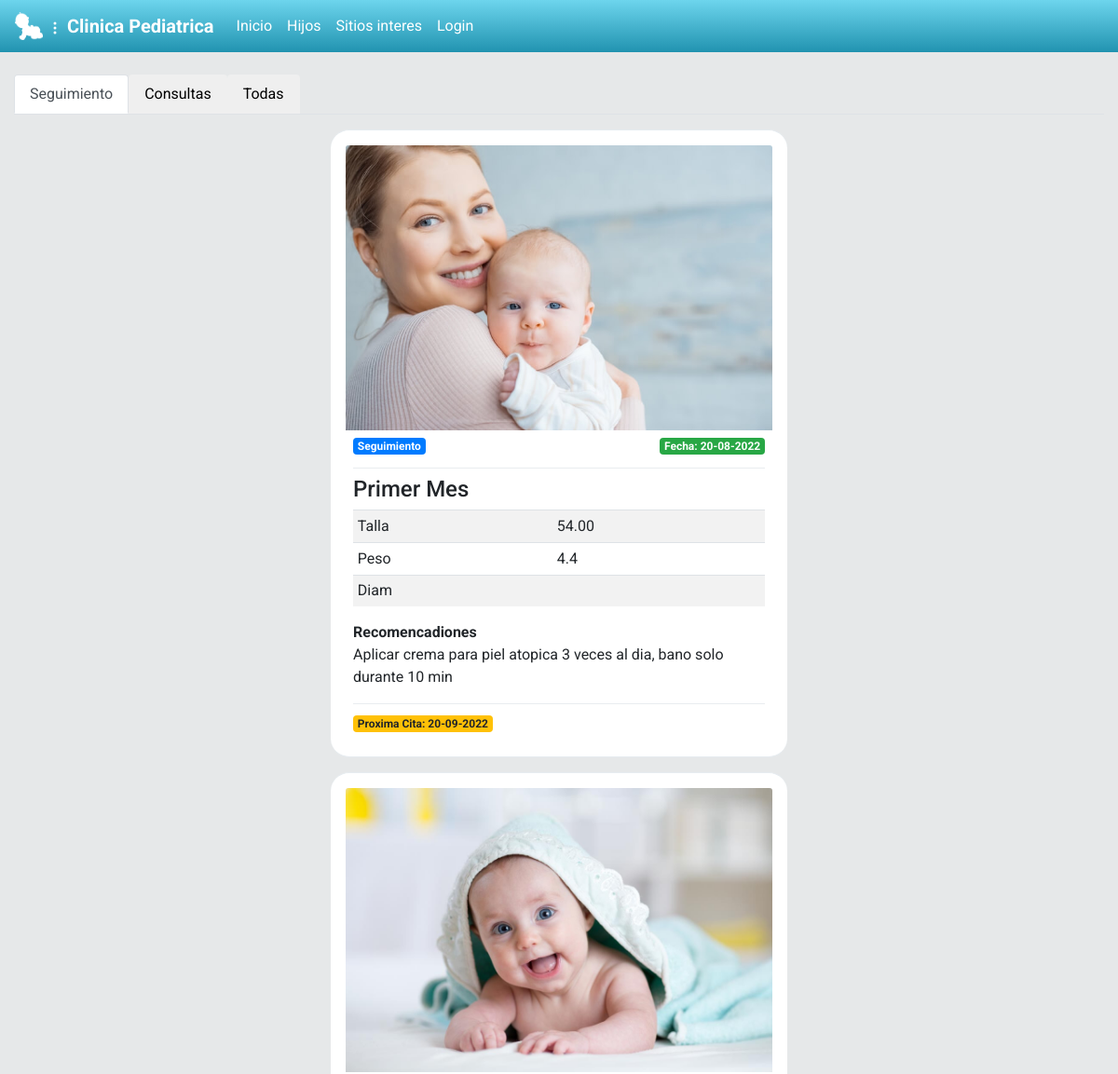
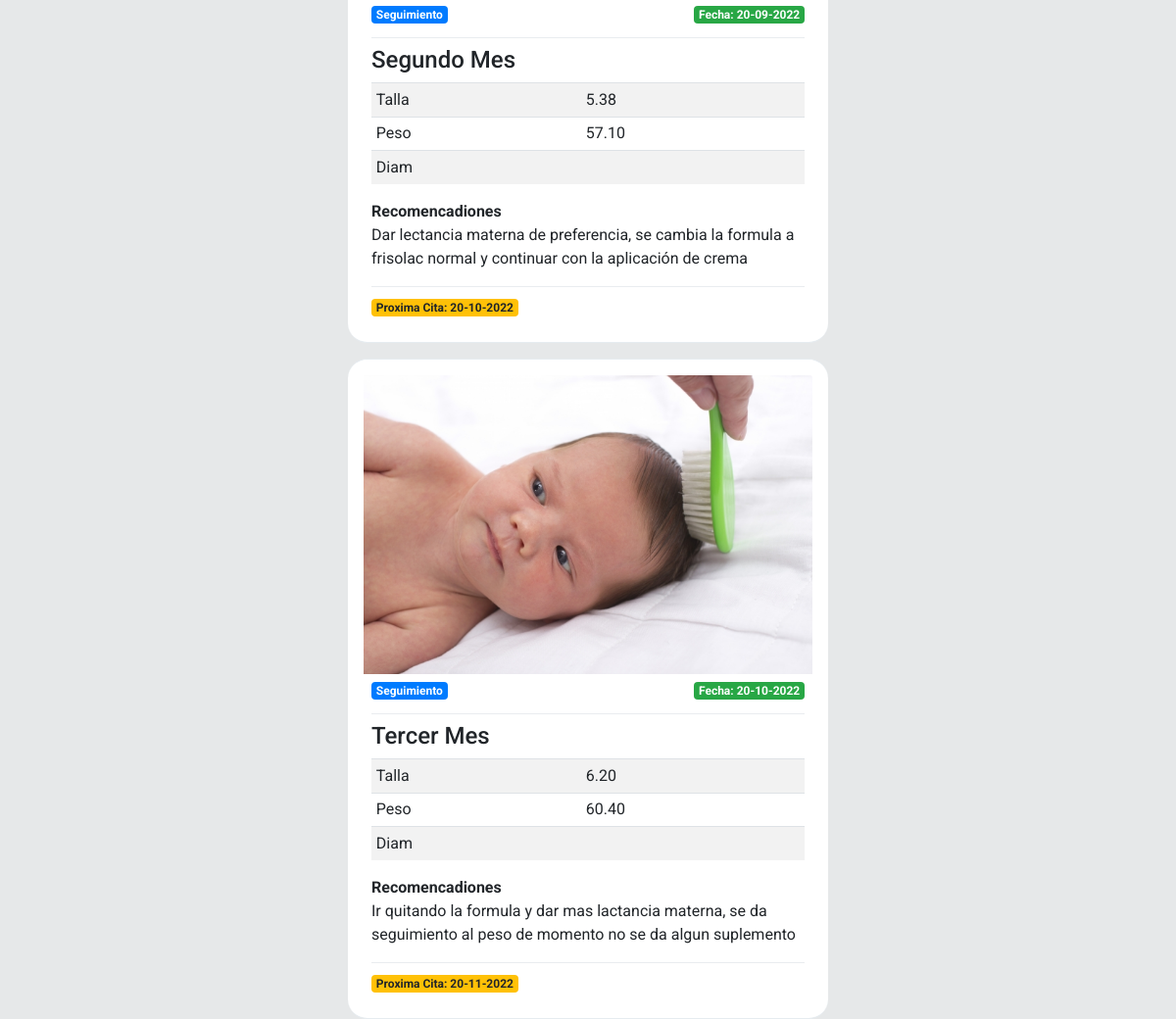
/consultas/, run on the app's committed database (2 pictures, top to bottom).
### twitter/models.py (models this page shows, shortened)
class Consultas(models.Model):
    user = models.ForeignKey(User, on_delete=models.CASCADE, null=False, blank=False, default=1)
    tipo = models.CharField(max_length=30, default='consulta')
    fecha = models.DateField(auto_now=True)
    talla = models.CharField(max_length=20, default='talla', blank=True)
    peso = models.CharField(max_length=20, default='peso', blank=True)
    diam1 = models.CharField(max_length=20, default='diam cr', blank=True)
    diam2 = models.CharField(max_length=20, default='diam est', blank=True)
    nombre = models.ForeignKey(Hijos, on_delete=models.CASCADE, null=True, blank=True)
    recomendacion = models.CharField(max_length=200, default='Recomendacion')
    dato1 = models.CharField(max_length=100, default='dato1')
    dato2 = models.CharField(max_length=100, default='dato2')
    dato3 = models.CharField(max_length=100, default='dato3')
    dato4 = models.CharField(max_length=100, default='dato4')
    pic = models.ImageField(default='default.png')

### twitter/views.py (the view)
# urls.py: path('consultas/', views.consultas, name='consultas'),
def consultas(request):
    consultas = Consultas.objects.all()
    context={'consultas':consultas}
    return render(request, 'twitter/consultas.html', context)

### twitter/templates/twitter/consultas.html (shortened to what this page needs)
{% extends 'twitter/layout.html' %}
{% load humanize %}
{% block content %}
<div id="main" class="container-fluid ">
    <br>
    <div class="content">
        <nav>
            <div class="nav nav-tabs" id="nav-tab" role="tablist">
                <button class="nav-link active" id="nav-home-tab" data-toggle="tab" data-target="#nav-home"
                    type="button" role="tab" aria-controls="nav-home" aria-selected="true">Seguimiento</button>
                <button class="nav-link" id="nav-profile-tab" data-toggle="tab" data-target="#nav-profile" type="button"
                    role="tab" aria-controls="nav-profile" aria-selected="false">Consultas</button>
                <button class="nav-link" id="nav-contact-tab" data-toggle="tab" data-target="#nav-contact" type="button"
                    role="tab" aria-controls="nav-contact" aria-selected="false">Todas</button>
            </div>
        </nav>
        <div class="tab-content" id="nav-tabContent">
            <div class="tab-pane fade show active" id="nav-home" role="tabpanel" aria-labelledby="nav-home-tab">
                {% for consulta in consultas %}
                    {% if consulta.tipo == 'Seguimiento' %}
                <div id="tweetCards">
                    <div class="tweet-wrap mt-3 p-3" style="border-radius:20px">
                        <div class="card">
                            <img src="{{consulta.pic.url}}" class="card-img-top" alt="...">
                            <div class="card-body p-2">
                                <span class="badge badge-primary float-left ">{{ consulta.tipo }} </span><span
                                    class="badge badge-success float-right">Fecha: {{ consulta.dato1 }} </span>
                                <br>
                                <div class="dropdown-divider"></div>
                                <div>
                                       <h4>{{consulta.dato3}}</h4>
                                    <table class="table table-striped table-sm">
                                        <tbody>
                                            <tr>
                                                <td>Talla</td>
                                                <td>{{consulta.talla}}</td>
                                            </tr>
                                            <tr>
                                                <td>Peso</td>
                                                <td>{{consulta.peso}}</td>
                                            </tr>
                                            <tr>
                                                <td>Diam</td>
                                                <td>{{consaulta.dato2}}</td>
                                            </tr>
                                        </tbody>
                                    </table>
                                </div>
                                <p class="font-weight-bold p-0 m-0">Recomencadiones</p>
                                <p class="card-text pt-0">{{consulta.recomendacion}}</p>
                                <div class="dropdown-divider"></div>
                                <span class="badge badge-warning">Proxima Cita: {{consulta.dato2}}</span>
                            </div>
                        </div>
                    </div>
                </div>
                {% endif %}
                {% endfor %}
            </div>
        </div>
    </div>
</div>
{% endblock content %}

### twitter/static/css/style.css (style rules this page uses)
body { background: #E6E8E9; ; font-family: 'Asap', sans-serif; font-family: 'Roboto', sans-serif; }
img { max-width: 100%; }
.card { border: none; }
#main { justify-content: center; }
.tweet-wrap { max-width: 490px; background: #fff; margin: 0 auto; margin-top: 50px; border-radius: 3px; padding: 30px; border-bottom: 1px solid #e6ecf0; border-top: 1px solid #e6ecf0; }

### data on the page
Consultas: pic (picture), tipo "Seguimiento", dato1 "20-08-2022", dato3 "Primer Mes", talla "54.00", peso "4.4", recomendacion "Aplicar crema para piel atopica 3 veces al dia, bano solo durante 10 min", dato2 "20-09-2022"
Consultas: pic (picture), tipo "Seguimiento", dato1 "20-09-2022", dato3 "Segundo Mes", talla "5.38", peso "57.10", recomendacion "Dar lectancia materna de preferencia, se cambia la formula a frisolac normal y continuar con la aplicación de crema", dato2 "20-10-2022"
Consultas: pic (picture), tipo "Seguimiento", dato1 "20-10-2022", dato3 "Tercer Mes", talla "6.20", peso "60.40", recomendacion "Ir quitando la formula y dar mas lactancia materna, se da seguimiento al peso de momento no se da algun suplemento", dato2 "20-11-2022"
